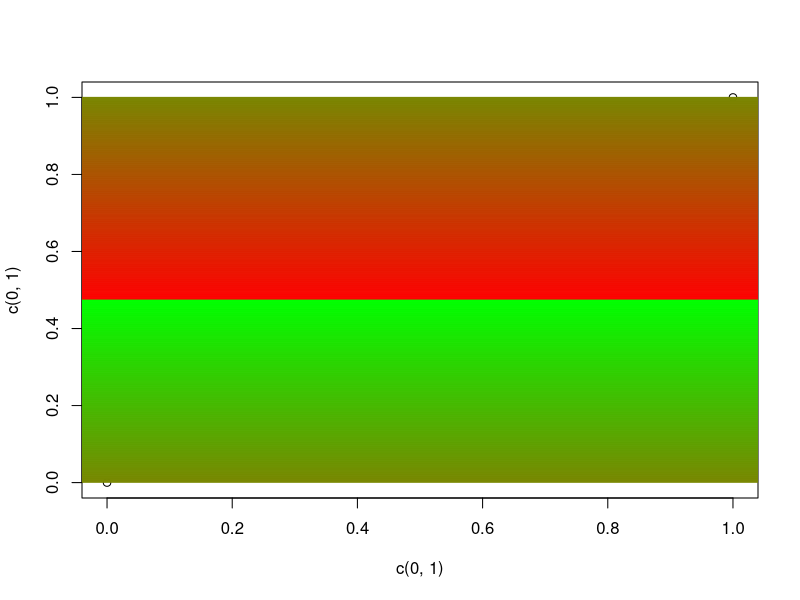

Here is the R script that generated this plot:
val <- (1:950)/950
val2<-NULL
for(i in 1:950)
{
    val2<-c(val2,1)
}
val2[1:500]=val[451:950]
val2[501:950]=val[1:450]
val<-val2
from_col <- "red"
to_col <- "green"

val_col <- colorRampPalette(c(from_col,to_col))(length(val))

plot(c(0,1), c(0,1))
for(i in seq_along(val_col)){
    abline(h=val[i], col=val_col[i])
}
